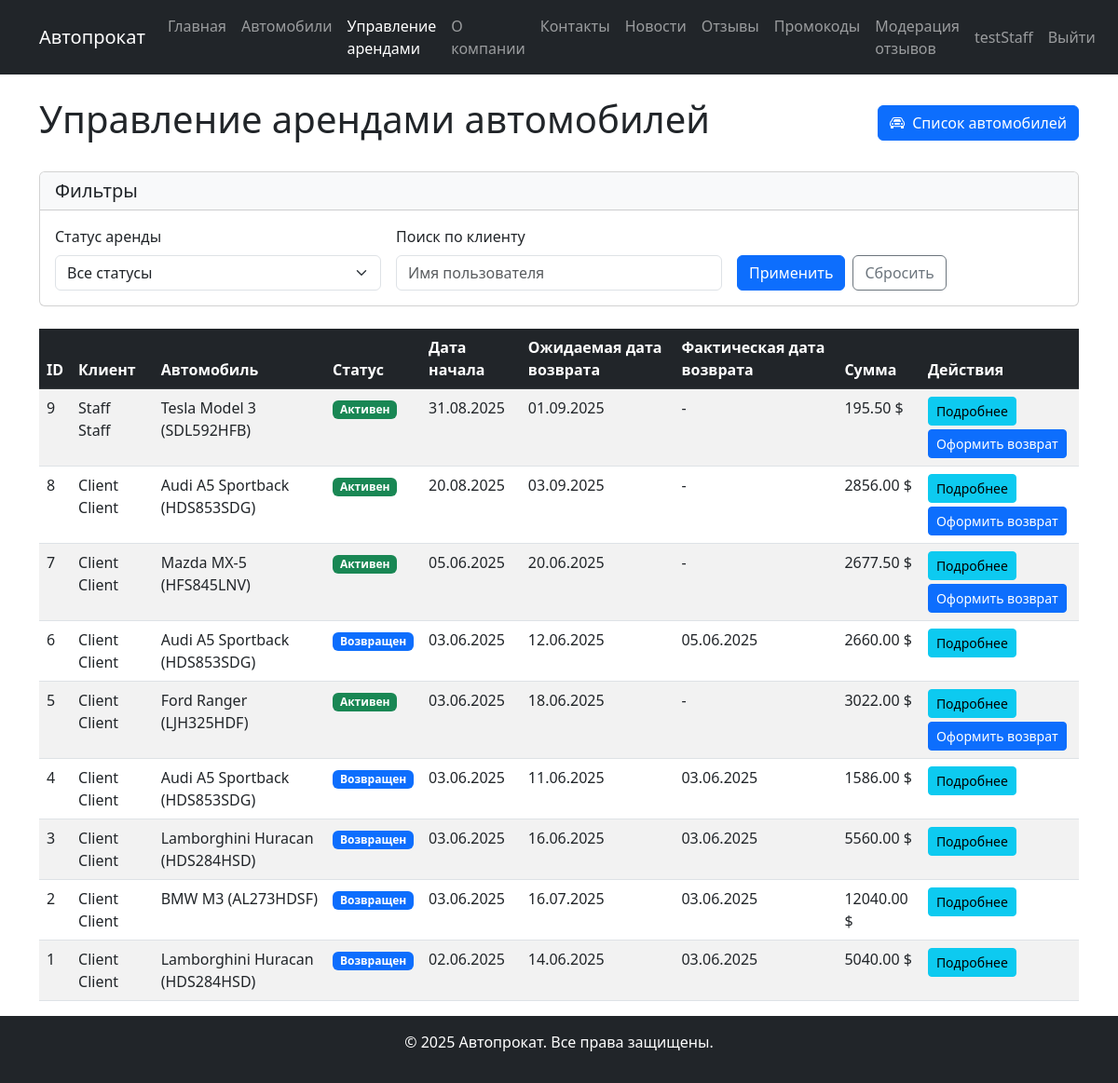
The page /rentals/staff/ (signed in) on the database its author committed.
### users/models.py (models this page shows, shortened)
class User(AbstractUser):
    ROLE_CHOICES = (
        ('staff', 'Сотрудник'),
        ('client', 'Клиент'),
        ('admin', 'Администратор')
    )
    role = models.CharField(
        max_length=10,
        choices=ROLE_CHOICES,
        default='client',
        verbose_name='Роль'
    )
    email = models.EmailField(unique=True, verbose_name='Электронная почта')
    last_name = models.CharField(max_length=100, verbose_name='Фамилия')
    first_name = models.CharField(max_length=100, verbose_name='Имя')
    middle_name = models.CharField(max_length=100, verbose_name='Отчество')
    date_of_birth = models.DateField(null=True, blank=True, verbose_name='Дата рождения')
    phone_regex = RegexValidator(
        regex=r'^\+37529\d{7}',
        message="Номер телефона должен быть в формате: '+37529XXXXXXX'."
    )
    phone = models.CharField(
        validators=[phone_regex],
        max_length=13,
        verbose_name='Телефон'
    )
    address = models.CharField(verbose_name='Адрес проживания')
    created_at = models.DateTimeField(auto_now_add=True, verbose_name='Дата создания')
    updated_at = models.DateTimeField(auto_now=True, verbose_name='Дата обновления')
    class Meta:
        verbose_name = 'Пользователь'
        verbose_name_plural = 'Пользователи'
    def has_role(self, role):
        return self.role == role

### rentals/models.py (models this page shows, shortened)
class Rental(models.Model):
    STATUS_CHOICES = (
        ("pending", "Ожидает подтверждения"),
        ("active", "Активен"),
        ("returned", "Возвращен"),
        ("cancelled", "Отменен"),
        ("overdue", "Просрочен"),
    )
    objects = models.Manager()
    vehicle = models.ForeignKey(
        Vehicle,
        on_delete=models.PROTECT,
        related_name="rentals",
        verbose_name="Автомобиль",
    )
    user = models.ForeignKey(
        User, on_delete=models.PROTECT, related_name="rentals", verbose_name="Клиент"
    )
    status = models.CharField(
        max_length=20, choices=STATUS_CHOICES, default="pending", verbose_name="Статус"
    )
    rental_date = models.DateField(default=timezone.now, verbose_name="Дата выдачи")
    rental_days = models.PositiveIntegerField(
        validators=[MinValueValidator(1)], verbose_name="Количество дней"
    )
    expected_return_date = models.DateField(verbose_name="Ожидаемая дата возврата")
    actual_return_date = models.DateField(
        null=True, blank=True, verbose_name="Фактическая дата возврата"
    )
    rental_amount = models.DecimalField(
        max_digits=10, decimal_places=2, verbose_name="Сумма проката"
    )
    promo_code = models.ForeignKey(
        PromoCode,
        on_delete=models.SET_NULL,
        null=True,
        blank=True,
        related_name="rentals",
        verbose_name="Промокод",
    )
    discount_amount = models.DecimalField(
        max_digits=10, decimal_places=2, verbose_name="Сумма скидки"
    )
    total_amount = models.DecimalField(
        max_digits=10, decimal_places=2, verbose_name="Итоговая сумма"
    )
    condition_notes = models.TextField(
        blank=True, verbose_name="Примечания о состоянии автомобиля"
    )
    is_active = models.BooleanField(default=True, verbose_name="Активен")
    created_at = models.DateTimeField(auto_now_add=True, verbose_name="Дата создания")
    updated_at = models.DateTimeField(auto_now=True, verbose_name="Дата обновления")
    class Meta:
        verbose_name = "Прокат"
        verbose_name_plural = "Прокаты"
        ordering = ["-rental_date"]

### vehicles/models.py (models this page shows)
class Vehicle(models.Model):
    license_plate = models.CharField(max_length=20, unique=True, verbose_name='Гос. номер')
    car_model = models.ForeignKey(CarModel, on_delete=models.CASCADE, related_name='vehicles', verbose_name='Модель')
    year = models.PositiveIntegerField(verbose_name='Год выпуска')
    car_price = models.DecimalField(max_digits=12, decimal_places=2, verbose_name='Стоимость автомобиля')
    daily_rental_price = models.DecimalField(max_digits=10, decimal_places=2, verbose_name='Суточная стоимость проката')
    car_park = models.ForeignKey(CarPark, on_delete=models.CASCADE, related_name='vehicles', verbose_name='Автопарк')
    is_available = models.BooleanField(default=True, verbose_name='Доступен для проката')
    image = models.ImageField(upload_to='vehicles/', blank=True, null=True, verbose_name='Изображение автомобиля')
    class Meta:
        verbose_name = 'Автомобиль'
        verbose_name_plural = 'Автомобили'
    def __str__(self):
        return f"{self.car_model} ({self.license_plate})"

class CarModel(models.Model):
    brand = models.CharField(max_length=100, verbose_name='Марка')
    model = models.CharField(max_length=100, verbose_name='Модель')
    body_type = models.ForeignKey(BodyType, on_delete=models.CASCADE, related_name='car_models', verbose_name='Тип кузова')
    class Meta:
        verbose_name = 'Модель автомобиля'
        verbose_name_plural = 'Модели автомобиля'
    def __str__(self):
        return f"{self.brand} {self.model}"

### rentals/views.py (the view)
# urls.py: path('staff/', views.StaffRentalListView.as_view(), name='staff_rental_list'),
class StaffRentalListView(View):
    template_name = "rentals/staff_rental_list.html"
    @method_decorator(staff_required)
    def get(self, request):
        rentals = (
            Rental.objects.select_related("user", "vehicle")
            .all()
            .order_by("-created_at")
        )
        status_filter = request.GET.get("status")
        if status_filter:
            rentals = rentals.filter(status=status_filter)
        user_filter = request.GET.get("user")
        if user_filter:
            rentals = rentals.filter(user__username__icontains=user_filter)
        context = {
            "rentals": rentals,
            "status_filter": status_filter,
            "user_filter": user_filter,
            "status_choices": Rental.STATUS_CHOICES,
        }
        logger.info(f"Staff {request.user.username} viewed all rentals list")
        return render(request, self.template_name, context)

### authentication/context_processors.py (called while the page is built)
def user_role(request):
    context = {}
    if request.user.is_authenticated:
        try:
            context['is_staff_user'] = request.user.has_role('staff')
            context['is_admin_user'] = request.user.has_role('admin')
        except:
            context['is_staff_user'] = False
            context['is_admin_user'] = False
    return context

### templates/rentals/staff_rental_list.html (shortened to what this page needs)
{% extends 'base.html' %}
{% block content %}
<div class="container mt-4">
    <div class="row">
        <div class="col-12">
            <div class="d-flex justify-content-between align-items-center mb-4">
                <h1>Управление арендами автомобилей</h1>
                <a href="{% url 'vehicle_list' %}" class="btn btn-primary">
                    <i class="bi bi-car-front me-1"></i> Список автомобилей
                </a>
            </div>
            <div class="card mb-4">
                <div class="card-header bg-light">
                    <h5 class="mb-0">Фильтры</h5>
                </div>
                <div class="card-body">
                    <form method="get" class="row g-3">
                        <div class="col-md-4">
                            <label for="status" class="form-label">Статус аренды</label>
                            <select name="status" id="status" class="form-select">
                                <option value="">Все статусы</option>
                            </select>
                        </div>
                        <div class="col-md-4">
                            <label for="user" class="form-label">Поиск по клиенту</label>
                            <input type="text" name="user" id="user" class="form-control"
                                   value="{{ user_filter|default:'' }}" placeholder="Имя пользователя">
                        </div>
                        <div class="col-md-4 d-flex align-items-end">
                            <button type="submit" class="btn btn-primary me-2">Применить</button>
                            <a href="{% url 'staff_rental_list' %}" class="btn btn-outline-secondary">Сбросить</a>
                        </div>
                    </form>
                </div>
            </div>
            {% if rentals %}
                <div class="table-responsive">
                    <table class="table table-striped table-hover">
                        <thead class="table-dark">
                            <tr>
                                <th>ID</th>
                                <th>Клиент</th>
                                <th>Автомобиль</th>
                                <th>Статус</th>
                                <th>Дата начала</th>
                                <th>Ожидаемая дата возврата</th>
                                <th>Фактическая дата возврата</th>
                                <th>Сумма</th>
                                <th>Действия</th>
                            </tr>
                        </thead>
                        <tbody>
                            {% for rental in rentals %}
                                <tr>
                                    <td>{{ rental.pk }}</td>
                                    <td>{{ rental.user.get_full_name|default:rental.user.username }}</td>
                                    <td>{{ rental.vehicle }}</td>
                                    <td>
                                        {% if rental.status == 'pending' %}
                                            <span class="badge bg-warning">{{ rental.get_status_display }}</span>
                                        {% elif rental.status == 'active' %}
                                            <span class="badge bg-success">{{ rental.get_status_display }}</span>
                                        {% elif rental.status == 'returned' %}
                                            <span class="badge bg-primary">{{ rental.get_status_display }}</span>
                                        {% elif rental.status == 'cancelled' %}
                                            <span class="badge bg-danger">{{ rental.get_status_display }}</span>
                                        {% elif rental.status == 'overdue' %}
                                            <span class="badge bg-danger">{{ rental.get_status_display }}</span>
                                        {% endif %}
                                    </td>
                                    <td>{{ rental.rental_date|date:"d.m.Y" }}</td>
                                    <td>{{ rental.expected_return_date|date:"d.m.Y" }}</td>
                                    <td>{{ rental.actual_return_date|date:"d.m.Y"|default:"-" }}</td>
                                    <td>{{ rental.total_amount }} $</td>
                                    <td>
                                        <a href="{% url 'rental_detail' rental.pk %}?next={% url 'staff_rental_list' %}" class="btn btn-sm btn-info">Подробнее</a>
                                        {% if rental.status == 'active' %}
                                            <form method="get" action="{% url 'rental_return' rental.pk %}" style="display: inline-block;">
                                                <button type="submit" class="btn btn-sm btn-primary mt-1">Оформить возврат</button>
                                            </form>
                                        {% endif %}
                                    </td>
                                </tr>
                            {% endfor %}
                        </tbody>
                    </table>
                </div>
            {% else %}
                <div class="alert alert-info">
                    <i class="bi bi-info-circle-fill me-2"></i>
                    Нет аренд, соответствующих заданным критериям.
                </div>
            {% endif %}
        </div>
    </div>
</div>
{% endblock %}

### templates/base.html (shortened to what this page needs)
<!DOCTYPE html>
<html lang="ru" class="h-100">
<head>
    <link href="https://cdn.jsdelivr.net/npm/bootstrap@5.3.0-alpha1/dist/css/bootstrap.min.css" rel="stylesheet">
    <link rel="stylesheet" href="https://cdn.jsdelivr.net/npm/bootstrap-icons@1.10.3/font/bootstrap-icons.css">
</head>
<body class="d-flex flex-column h-100">
<nav class="navbar navbar-expand-lg navbar-dark bg-dark">
    <div class="container">
        <a class="navbar-brand" href="{% url 'home' %}">Автопрокат</a>
        <div class="collapse navbar-collapse" id="navbarNav">
            <div class="navbar-nav" style="margin-right: 0 !important; padding-right: 0 !important;">
                <a class="nav-item nav-link {% if request.path == '/' %}active{% endif %}" href="{% url 'home' %}">Главная</a>
                <a class="nav-item nav-link {% if '/vehicles/' in request.path %}active{% endif %}" href="{% url 'vehicle_list' %}">Автомобили</a>
                {% if user.is_authenticated and is_staff_user %}
                    <a class="nav-item nav-link {% if '/rentals/staff/' in request.path %}active{% endif %}" href="{% url 'staff_rental_list' %}">Управление арендами</a>
                {% endif %}
                <a class="nav-item nav-link {% if '/about/' in request.path %}active{% endif %}" href="{% url 'about' %}">О компании</a>
                <a class="nav-item nav-link {% if '/contacts/' in request.path %}active{% endif %}" href="{% url 'contacts' %}">Контакты</a>
                <a class="nav-item nav-link {% if '/news/' in request.path %}active{% endif %}" href="{% url 'news_list' %}">Новости</a>
                <a class="nav-item nav-link {% if '/reviews/' in request.path %}active{% endif %}" href="{% url 'review_list' %}">Отзывы</a>
                <a class="nav-item nav-link {% if '/promocodes/' in request.path %}active{% endif %}" href="{% url 'promocode_list' %}">Промокоды</a>
                {% if is_staff_user or is_admin_user %}
                    <a class="nav-item nav-link {% if 'staff/reviews' in request.path %}active{% endif %}" href="{% url 'review_management' %}">Модерация отзывов</a>
                {% endif %}
            </div>
            <div class="navbar-nav ms-auto">
                {% if user.is_authenticated %}
                    <a class="nav-item nav-link" href="{% url 'profile' %}">{{ user.username }}</a>
                    <a class="nav-item nav-link" href="{% url 'logout' %}">Выйти</a>
                {% else %}
                    <a class="nav-item nav-link" href="{% url 'login' %}">Войти</a>
                    <a class="nav-item nav-link" href="{% url 'register' %}">Регистрация</a>
                {% endif %}
            </div>
        </div>
    </div>
</nav>
<main class="flex-shrink-0">
    {% block content %}{% endblock %}
</main>
<footer class="footer bg-dark text-white py-3 mt-auto">
    <div class="container text-center">
        <p>&copy; 2025 Автопрокат. Все права защищены.</p>
    </div>
</footer>
</body>
</html>

### rows shown on the page
User: username "testStaff"
Rental: pk "9", user.get_full_name "Staff Staff", vehicle "Tesla Model 3 (SDL592HFB)", status "Активен", rental_date "31.08.2025", expected_return_date "01.09.2025", actual_return_date "-", total_amount "195.50", shows "Оформить возврат"
Rental: pk "8", user.get_full_name "Client Client", vehicle "Audi A5 Sportback (HDS853SDG)", status "Активен", rental_date "20.08.2025", expected_return_date "03.09.2025", actual_return_date "-", total_amount "2856.00", shows "Оформить возврат"
Rental: pk "7", user.get_full_name "Client Client", vehicle "Mazda MX-5 (HFS845LNV)", status "Активен", rental_date "05.06.2025", expected_return_date "20.06.2025", actual_return_date "-", total_amount "2677.50", shows "Оформить возврат"
Rental: pk "6", user.get_full_name "Client Client", vehicle "Audi A5 Sportback (HDS853SDG)", status "Возвращен", rental_date "03.06.2025", expected_return_date "12.06.2025", actual_return_date "05.06.2025", total_amount "2660.00"
Rental: pk "5", user.get_full_name "Client Client", vehicle "Ford Ranger (LJH325HDF)", status "Активен", rental_date "03.06.2025", expected_return_date "18.06.2025", actual_return_date "-", total_amount "3022.00", shows "Оформить возврат"
Rental: pk "4", user.get_full_name "Client Client", vehicle "Audi A5 Sportback (HDS853SDG)", status "Возвращен", rental_date "03.06.2025", expected_return_date "11.06.2025", actual_return_date "03.06.2025", total_amount "1586.00"
Rental: pk "3", user.get_full_name "Client Client", vehicle "Lamborghini Huracan (HDS284HSD)", status "Возвращен", rental_date "03.06.2025", expected_return_date "16.06.2025", actual_return_date "03.06.2025", total_amount "5560.00"
Rental: pk "2", user.get_full_name "Client Client", vehicle "BMW M3 (AL273HDSF)", status "Возвращен", rental_date "03.06.2025", expected_return_date "16.07.2025", actual_return_date "03.06.2025", total_amount "12040.00"
Rental: pk "1", user.get_full_name "Client Client", vehicle "Lamborghini Huracan (HDS284HSD)", status "Возвращен", rental_date "02.06.2025", expected_return_date "14.06.2025", actual_return_date "03.06.2025", total_amount "5040.00"
